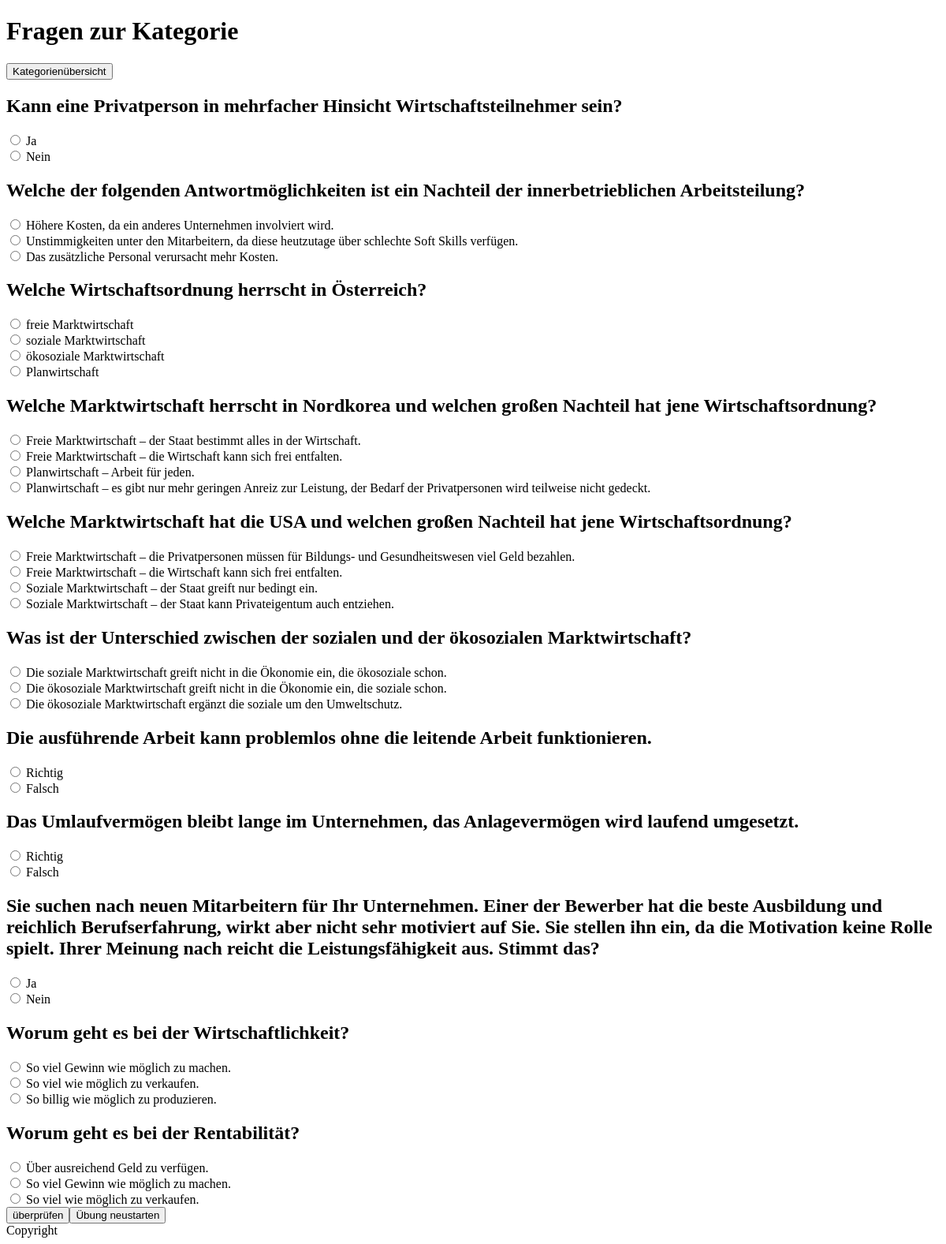
Page /fragen.php?kategorie=Die Wirtschaft on the committed database.
### tables this page shows
CREATE TABLE `antworten` (
  `ID` int(11) NOT NULL,
  `text` varchar(255) NOT NULL,
  `FK_Frage` int(11) NOT NULL,
  `richtig` tinyint(1) NOT NULL
);

### functions/functions.php (called while the page is built, shortened)
<?php
function getFragenByKategorie($kategorie){
    $conn=getDbConnection();
    $count=0;
    $result = array();
    $rs = $conn->query("select Frage from fragen
    JOIN kategorie ON kategorie.KategorieID = fragen.FK_Kategorie
    WHERE kategorie.Kategorie = '$kategorie' ");
    foreach($rs as $row){
        $result[$count] = $row["Frage"];
        $count++;
    }
    return $result;
}
function getAntwortenByFrage($frage){
    $conn=getDbConnection();
    $count=0;
    $result = array();
    $rs = $conn->query("SELECT * FROM `antworten`
    JOIN fragen ON fragen.FrageID = antworten.FK_Frage
    WHERE fragen.Frage = '$frage' ");
    foreach($rs as $row){
        $antwortObj = new AntwortObj();
        $antwortObj->text = $row["text"];
        $antwortObj->id = $row["ID"];
        $result[$count] = $antwortObj;
        $count++;
    }
    return $result;
}
?>

### fragen.php (the view, shortened to what this page needs)
<!DOCTYPE html>
<?PHP
    include "functions/functions.php";
    $kategorie = $_GET['kategorie'];
?>
<html lang="de">
  <head>
  </head>
  <body>
    <h1>Fragen zur Kategorie</h1> <button onclick="location.href='index.php'" value="Kategorienübersicht">Kategorien&uuml;bersicht</button>
    <?php
      foreach(getFragenByKategorie($kategorie) as $frage) {
        echo "<div class='frageContainer'>
        <h2 class='frage'>$frage</h2>";
       echo "<form action=''>";
        foreach(getAntwortenByFrage($frage) as $antwort) {
          echo "<div id='$antwort->id-container' class='antwort-container'>
                  <input id='$antwort->id' class='antwort' type='radio' name='antwort' value='$antwort->text'>
                    <label for='$antwort->id'>$antwort->text</label>
                </div>";
        }
        echo "</form>";
       echo "</div>";
      }
    ?>
  <button onclick='validate()'>&uuml;berpr&uuml;fen</button><button onclick="window.location.reload()" value="Übung neustarten">&Uuml;bung neustarten</button>
      </body>
  <footer>Copyright</footer>
</html>

### fragen.php (style rules this page uses)
input[type=radio] + label:before { vertical-align: baseline; display: inline-block; }
input[type=radio] + label:before { background-color: green; }

### rows in the picture
antworten: text "Ja"
antworten: text "Nein"
antworten: text "Höhere Kosten, da ein anderes Unternehmen involviert wird."
antworten: text "Unstimmigkeiten unter den Mitarbeitern, da diese heutzutage über schlechte Soft Skills verfügen."
antworten: text "Das zusätzliche Personal verursacht mehr Kosten."
antworten: text "freie Marktwirtschaft"
antworten: text "soziale Marktwirtschaft"
antworten: text "ökosoziale Marktwirtschaft"
antworten: text "Planwirtschaft"
antworten: text "Freie Marktwirtschaft – der Staat bestimmt alles in der Wirtschaft."
antworten: text "Freie Marktwirtschaft – die Wirtschaft kann sich frei entfalten."
antworten: text "Planwirtschaft – Arbeit für jeden."
antworten: text "Planwirtschaft – es gibt nur mehr geringen Anreiz zur Leistung, der Bedarf der Privatpersonen wird teilweise nicht gedeckt."
antworten: text "Freie Marktwirtschaft – die Privatpersonen müssen für Bildungs- und Gesundheitswesen viel Geld bezahlen."
antworten: text "Freie Marktwirtschaft – die Wirtschaft kann sich frei entfalten."
antworten: text "Soziale Marktwirtschaft – der Staat greift nur bedingt ein."
antworten: text "Soziale Marktwirtschaft – der Staat kann Privateigentum auch entziehen."
antworten: text "Die soziale Marktwirtschaft greift nicht in die Ökonomie ein, die ökosoziale schon."
antworten: text "Die ökosoziale Marktwirtschaft greift nicht in die Ökonomie ein, die soziale schon."
antworten: text "Die ökosoziale Marktwirtschaft ergänzt die soziale um den Umweltschutz."
antworten: text "Richtig"
antworten: text "Falsch"
antworten: text "Richtig"
antworten: text "Falsch"
antworten: text "Ja"
antworten: text "Nein"
antworten: text "So viel Gewinn wie möglich zu machen."
antworten: text "So viel wie möglich zu verkaufen."
antworten: text "So billig wie möglich zu produzieren."
antworten: text "Über ausreichend Geld zu verfügen."
antworten: text "So viel Gewinn wie möglich zu machen."
antworten: text "So viel wie möglich zu verkaufen."

### other values in the picture
$frage "Kann eine Privatperson in mehrfacher Hinsicht Wirtschaftsteilnehmer sein?"
$frage "Welche der folgenden Antwortmöglichkeiten ist ein Nachteil der innerbetrieblichen Arbeitsteilung?"
$frage "Welche Wirtschaftsordnung herrscht in Österreich?"
$frage "Welche Marktwirtschaft herrscht in Nordkorea und welchen großen Nachteil hat jene Wirtschaftsordnung?"
$frage "Welche Marktwirtschaft hat die USA und welchen großen Nachteil hat jene Wirtschaftsordnung?"
$frage "Was ist der Unterschied zwischen der sozialen und der ökosozialen Marktwirtschaft?"
$frage "Die ausführende Arbeit kann problemlos ohne die leitende Arbeit funktionieren."
$frage "Das Umlaufvermögen bleibt lange im Unternehmen, das Anlagevermögen wird laufend umgesetzt."
$frage "Worum geht es bei der Wirtschaftlichkeit?"
$frage "Worum geht es bei der Rentabilität?"
